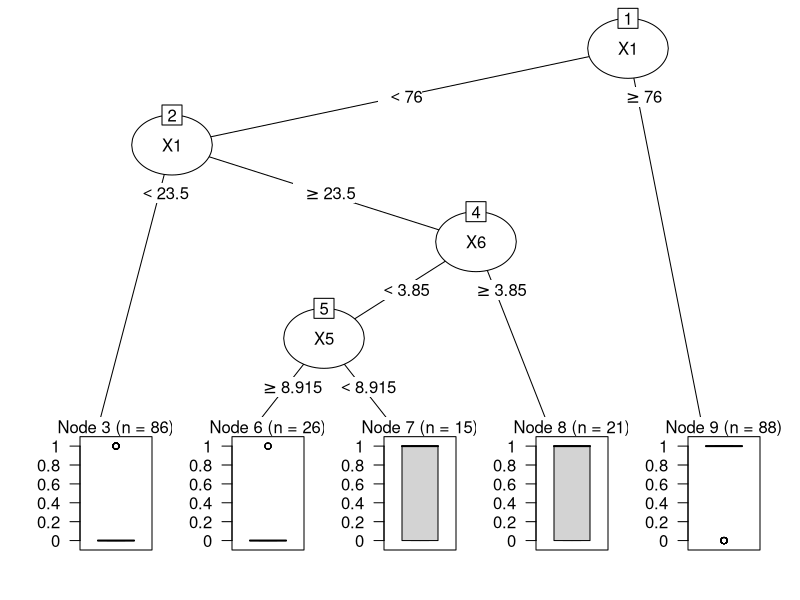
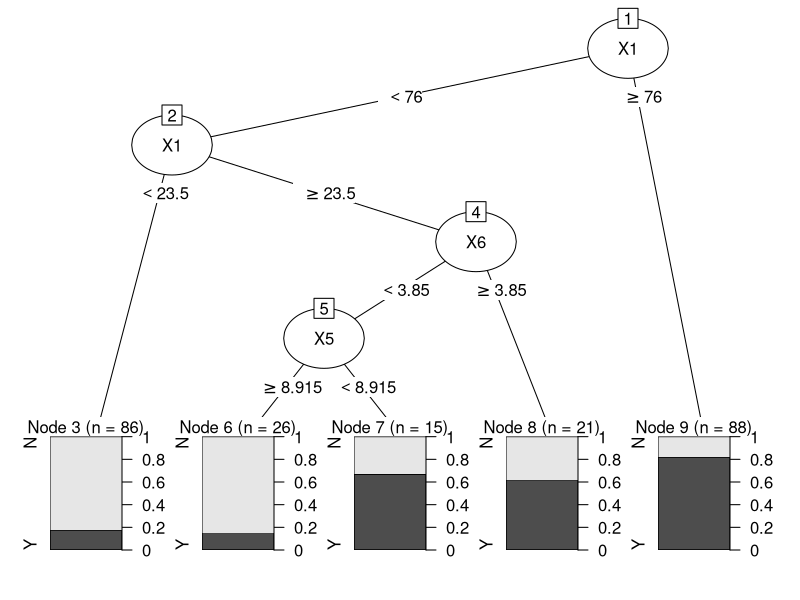
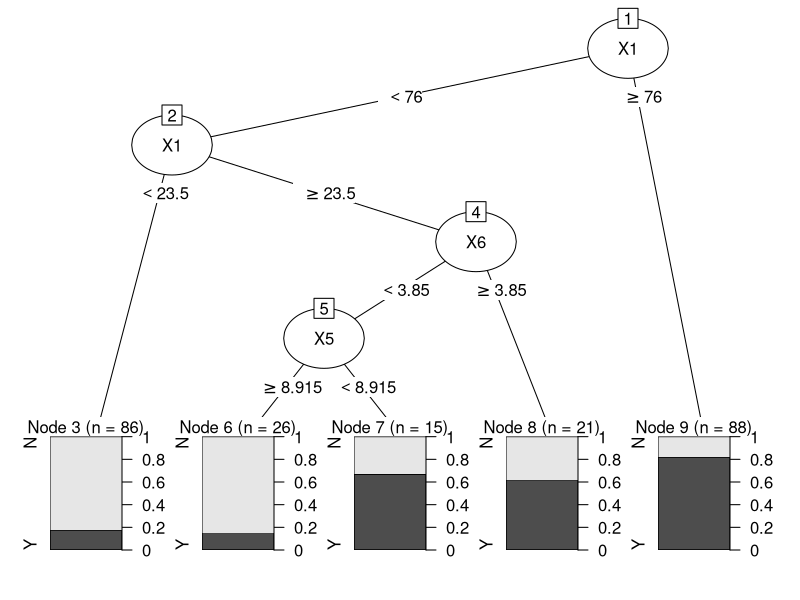
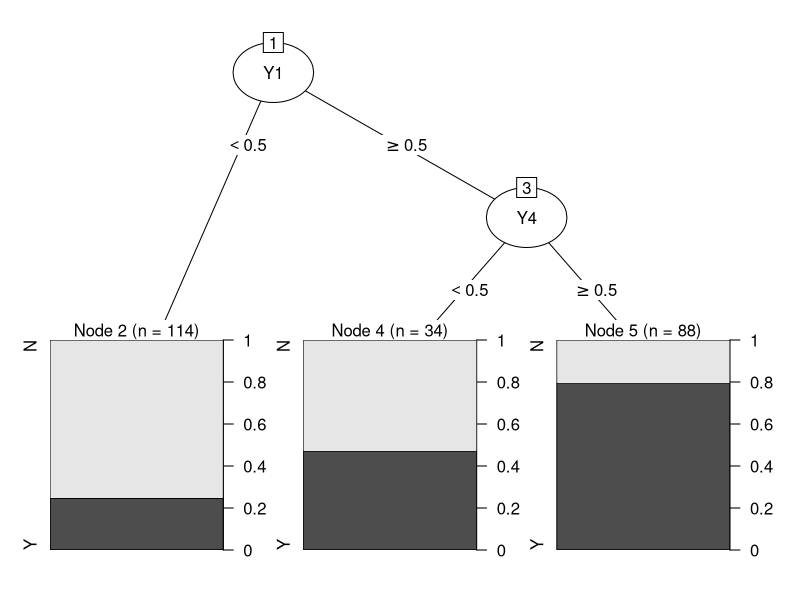
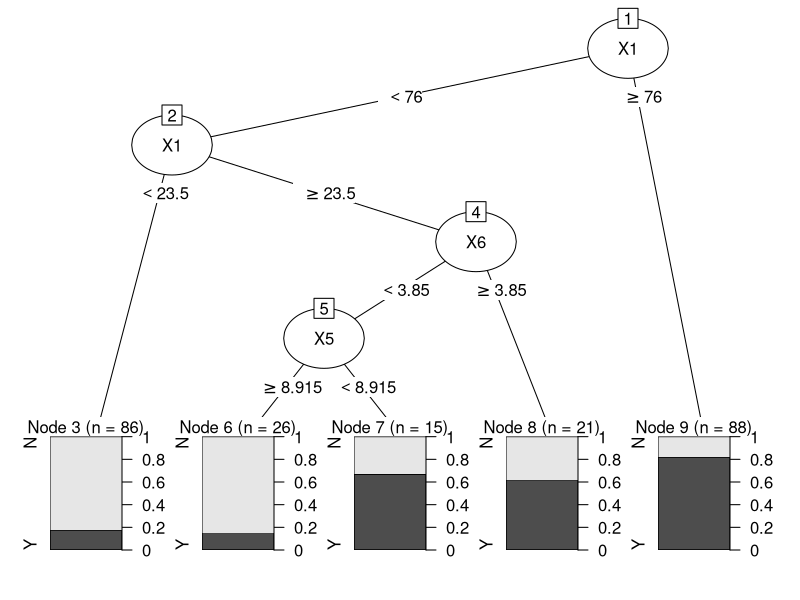
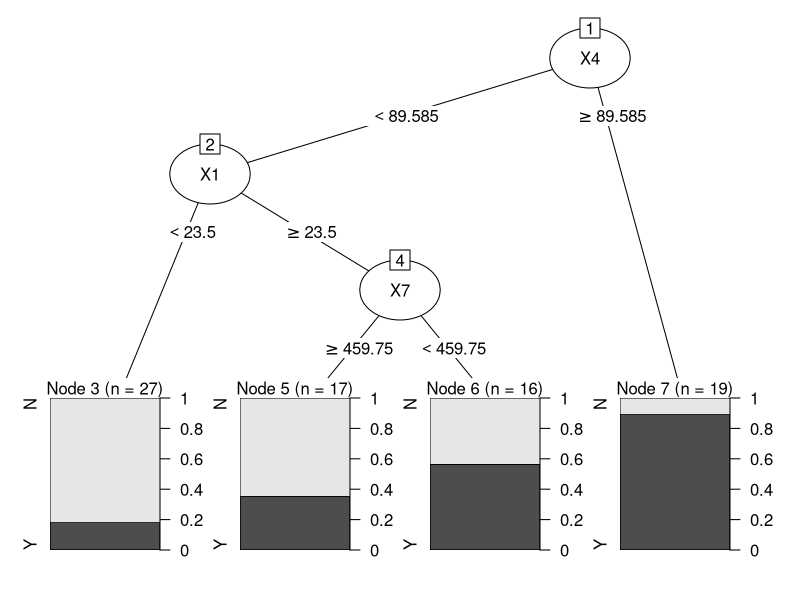
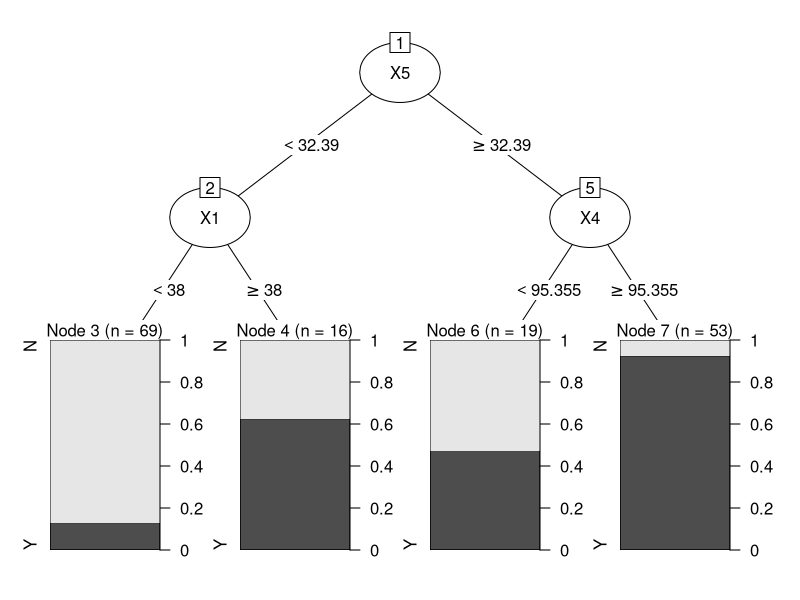
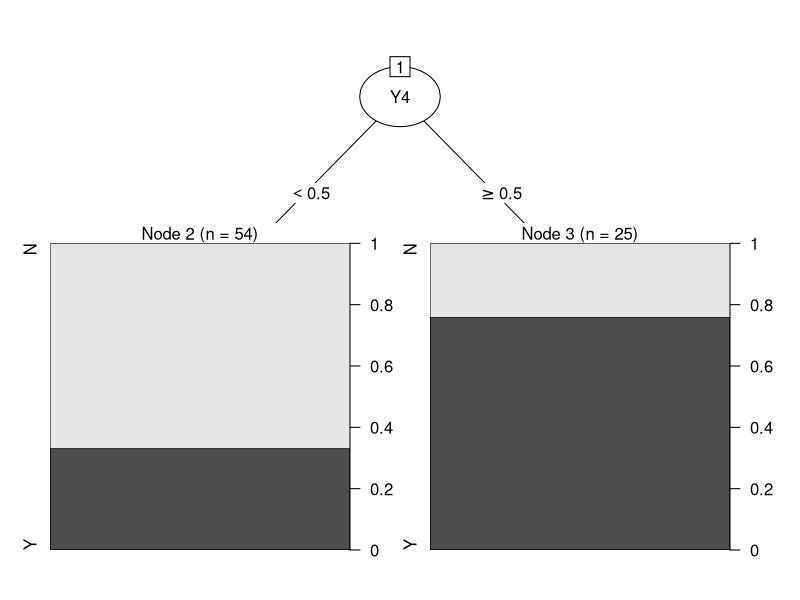

Write the R code that produced these figures, in order.
library(rpart)
library(partykit)
library(readxl)
library(caret)

rm(list=ls())

proj_data = read_excel("project-data.xlsx")
# removing the 'id' column
proj_data <- proj_data[,-1]
# used to display the names of the columns
names(proj_data)
# used to attach the data_set to R's search path so that columns can be accessed by
# just using there names as variables
attach(proj_data) 
# structure of the data_set
str(proj_data)

# setting the random seed so that partition is reproducible
set.seed(456)
train_ind <- sample(seq_len(nrow(proj_data)), size = floor(0.8 * nrow(proj_data)))

# Spliting the Data Set into Training and Testing data
train_data <- data.frame(proj_data[train_ind, ])
test_data <- data.frame(proj_data[-train_ind, ])

# creating a model where all the data (.) is used and 'Response' is the the Target variable (~)
# method='class' is used for a classification tree
# model includes all the X's, Y's and Group
proj_model_resp <-rpart(Response ~ ., data=train_data, method='class', 
                        control=rpart.control(minsplit=30, minbucket=15, maxdepth=8 ))
# ploting the DT with all the data
plot(as.party(proj_model_resp))

# prediciting the values of target variable based on the above model
predictions <- predict(proj_model_resp, test_data[c(2: 16)], type='class')
# summarize results
cm<-confusionMatrix(table(test_data$Response, predictions))
round(cm$overall[1],2)

# converting the 'Response' into a categorical value 'target'
target = ifelse(train_data$Response==1,'Y','N')

train_data <- data.frame(train_data, target)
# removing 'Response' from the data
train_data <- train_data[,-1]

test_target = ifelse(test_data$Response==1,'Y','N')
test_data <- data.frame(test_data, test_target)
test_data <- test_data[,-1]

# creating the same model with the Target variable as the categorical value
# model includes all the X's, Y's and Group
proj_model_tar <-rpart(train_data$target ~ ., data=train_data, method='class', 
                       control=rpart.control(minsplit=30, minbucket=15, maxdepth=8 ))
plot(as.party(proj_model_tar))

# prediciting the values of target variable based on the above model
predictions <- predict(proj_model_tar, test_data[c(1: 15)], type='class')
# summarize results
cm<-confusionMatrix(table(test_data$test_target, predictions))
round(cm$overall[1],2)

# getting only X cols
Xdata = train_data[c(2:8)]
# creating a model with only X's
proj_model_X <-rpart(target ~ ., data=Xdata, method='class', 
                     control=rpart.control(minsplit=30, minbucket=15, maxdepth=8 ))
plot(as.party(proj_model_X))

# prediciting the values of target variable based on the above model
predictions <- predict(proj_model_X, test_data[c(2: 8)], type='class')
# summarize results
cm<-confusionMatrix(table(test_data$test_target, predictions))
round(cm$overall[1],2)

# getting only Y cols
Ydata = train_data[c(9:15)]
# creating a model with only Y's
proj_model_Y <-rpart(target ~ ., data=Ydata, method='class', 
                     control=rpart.control(minsplit=30, minbucket=15, maxdepth=8 ))
plot(as.party(proj_model_Y))

# prediciting the values of target variable based on the above model
predictions <- predict(proj_model_Y, test_data[c(9: 15)], type='class')
# summarize results
cm<-confusionMatrix(table(test_data$test_target, predictions))
round(cm$overall[1],2)

# creating a model with X's and Y's without Group
XYdata = train_data[c(2:15)]
proj_model_XY <-rpart(target ~ ., data=XYdata, method='class', 
                      control=rpart.control(minsplit=30, minbucket=15, maxdepth=8 ))
plot(as.party(proj_model_XY))

# prediciting the values of target variable based on the above model
predictions <- predict(proj_model_XY, test_data[c(2: 15)], type='class')
# summarize results
cm<-confusionMatrix(table(test_data$test_target, predictions))
round(cm$overall[1],2)

# getting data of only X's and Group
XGdata = train_data[c(1:8, 16)]
# spliting data based on Group
XGdata = split(XGdata, XGdata$Group)
XGdata0 = XGdata[[1]]
XGdata1 = XGdata[[2]]

# creating a model with X's and Group 0
proj_model_XG0 <-rpart(XGdata0$target ~ ., data=XGdata0, method='class', 
                       control=rpart.control(minsplit=30, minbucket=15, maxdepth=8 ))
plot(as.party(proj_model_XG0))

# prediciting the values of target variable based on the above model
predictions <- predict(proj_model_XG0, test_data[c(1:8, 16)], type='class')
# summarize results
cm<-confusionMatrix(table(test_data$test_target, predictions))
round(cm$overall[1],2)

# creating a model with X's and Group 1
proj_model_XG1 <-rpart(XGdata1$target ~ ., data=XGdata1, method='class', 
                       control=rpart.control(minsplit=30, minbucket=15, maxdepth=8 ))
plot(as.party(proj_model_XG1))

# prediciting the values of target variable based on the above model
predictions <- predict(proj_model_XG1, test_data[c(1:8, 16)], type='class')
# summarize results
cm<-confusionMatrix(table(test_data$test_target, predictions))
round(cm$overall[1],2)

# getting data of only Y's and Group
YGdata = train_data[c(1, 9:15, 16)]
# spliting data based on Group
YGdata = split(YGdata, YGdata$Group)
YGdata0 = YGdata[[1]]
YGdata1 = YGdata[[2]]

# creating a model with Y's and Group 0
proj_model_YG0 <-rpart(YGdata0$target ~ ., data=YGdata0, method='class', 
                       control=rpart.control(minsplit=30, minbucket=15, maxdepth=8 ))
plot(as.party(proj_model_YG0))

# prediciting the values of target variable based on the above model
predictions <- predict(proj_model_YG0, test_data[c(1, 9:15, 16)], type='class')
# summarize results
cm<-confusionMatrix(table(test_data$test_target, predictions))
round(cm$overall[1],2)

# creating a model with Y's and Group 1
proj_model_YG1 <-rpart(YGdata1$target ~ ., data=YGdata1, method='class', 
                       control=rpart.control(minsplit=30, minbucket=15, maxdepth=8 ))
plot(as.party(proj_model_YG1))

# prediciting the values of target variable based on the above model
predictions <- predict(proj_model_YG1, test_data[c(1, 9:15, 16)], type='class')
# summarize results
cm<-confusionMatrix(table(test_data$test_target, predictions))
round(cm$overall[1],2)

# spliting data based on Group
XYGdata = split(train_data, train_data$Group)
XYGdata0 = XYGdata[[1]]
XYGdata1 = XYGdata[[2]]
# creating a model with XY's and Group 0
proj_model_XYG0 <-rpart(XYGdata0$target ~ ., data=XYGdata0, method='class', 
                        control=rpart.control(minsplit=30, minbucket=15, maxdepth=8 ))
plot(as.party(proj_model_XYG0))

# prediciting the values of target variable based on the above model
predictions <- predict(proj_model_XYG0, test_data, type='class')
# summarize results
cm<-confusionMatrix(table(test_data$test_target, predictions))
round(cm$overall[1],2)

# creating a model with XY's and Group 1
proj_model_XYG1 <-rpart(XYGdata1$target ~ ., data=XYGdata1, method='class', 
                        control=rpart.control(minsplit=30, minbucket=15, maxdepth=8 ))
plot(as.party(proj_model_XYG1))

# prediciting the values of target variable based on the above model
predictions <- predict(proj_model_XYG1, test_data, type='class')
# summarize results
cm<-confusionMatrix(table(test_data$test_target, predictions))
round(cm$overall[1],2)
